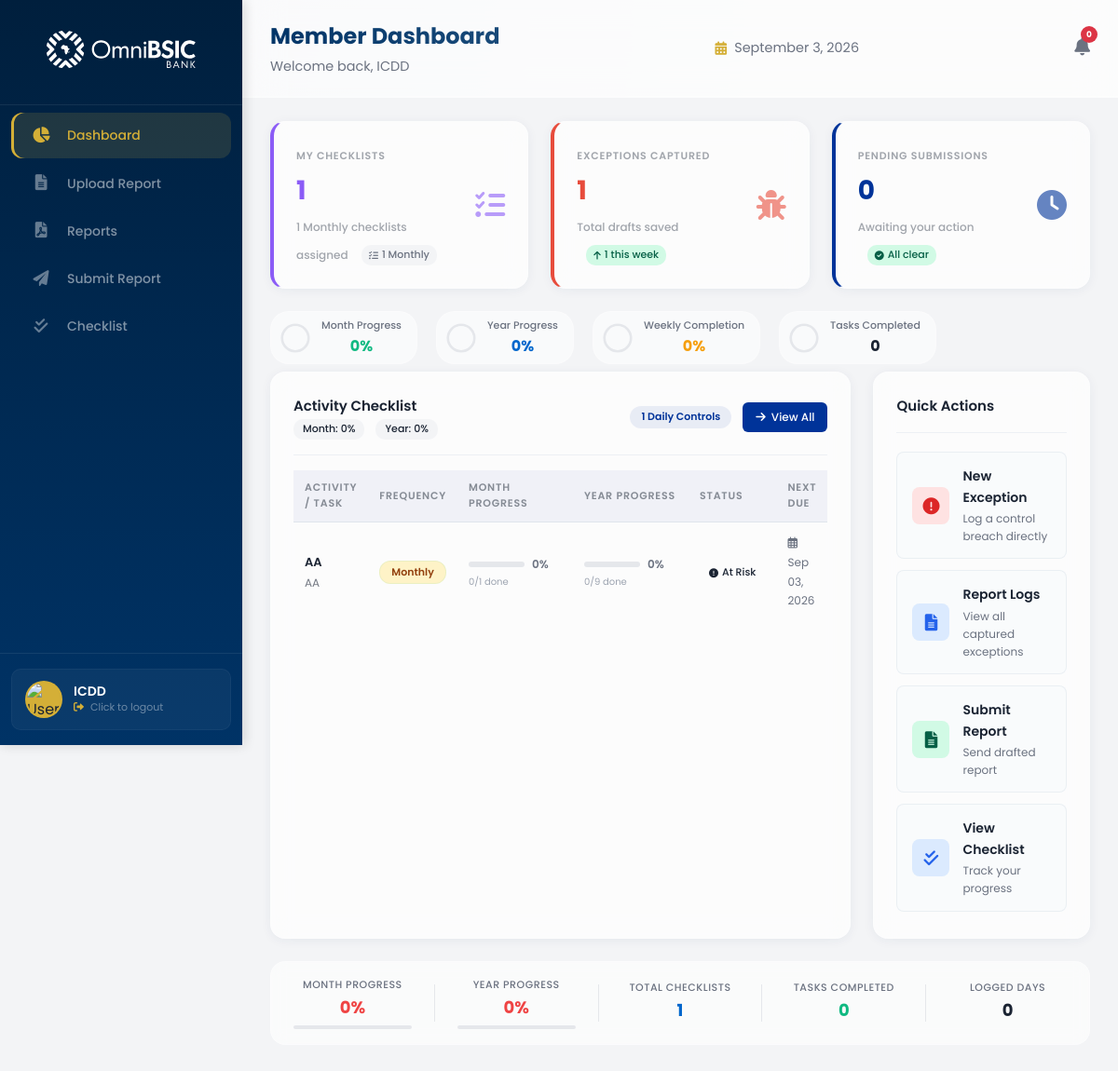
Page /adminboard/member/ (signed in) on the earlier database version.
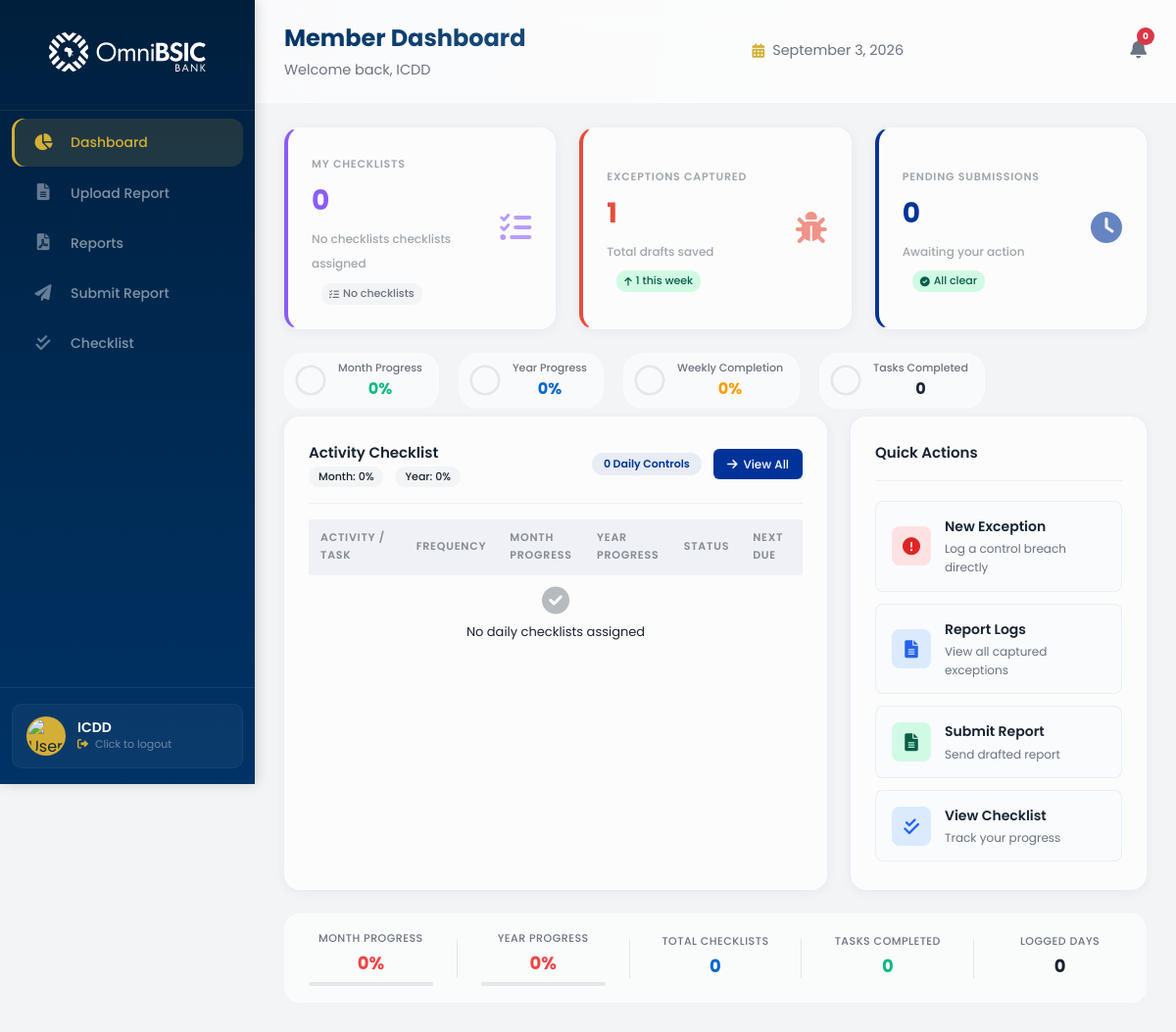
Same page on the later database version.
### control_dashboard/models.py (models this page shows, shortened)
class Checklist(models.Model):
    FREQUENCY_CHOICES = [
        ('daily', 'Daily'),
        ('weekly', 'Weekly'),
        ('monthly', 'Monthly'),
        ('quarterly', 'Quarterly'),
        ('bi-annual', 'Bi-Annual'),
        ('annual', 'Annual'),
        ('one-off', 'One-off'),
    ]
    ASSIGNMENT_CHOICES = [
        ('all', 'All Users'),
        ('cc', 'Cluster Control'),
        ('hc', 'Head Office Control'),
        ('specific', 'Specific Users'),
    ]
    name = models.CharField(max_length=200)
    description = models.TextField(blank=True)
    frequency = models.CharField(max_length=50, choices=FREQUENCY_CHOICES, default='weekly')
    assignment_target = models.CharField(max_length=50, choices=ASSIGNMENT_CHOICES, default='all')
    assigned_users = models.ManyToManyField('UserProfile', blank=True, related_name='assigned_checklists')
    is_active = models.BooleanField(default=True)
    created_by = models.ForeignKey('UserProfile', on_delete=models.SET_NULL, null=True, related_name='created_checklists')
    created_at = models.DateTimeField(auto_now_add=True)
    updated_at = models.DateTimeField(auto_now=True)
    def get_frequency_display(self):
        return dict(self.FREQUENCY_CHOICES).get(self.frequency, self.frequency)
    def get_expected_occurrences(self, start_date=None, end_date=None):
        from datetime import timedelta
        if not start_date:
            start_date = timezone.now().date().replace(month=1, day=1)
        if not end_date:
            end_date = timezone.now().date()
        if end_date < start_date:
            start_date, end_date = end_date, start_date
        if self.frequency == 'one-off':
            return 1
        if self.frequency == 'monthly':
            months = (end_date.year - start_date.year) * 12 + (end_date.month - start_date.month) + 1
            return months
    def get_monthly_expected(self, user_profile, month=None, year=None):
        today = timezone.now().date()
        if month is None:
            month = today.month
        if year is None:
            year = today.year
        start_date = date(year, month, 1)
        if month == 12:
            end_date = date(year + 1, 1, 1) - timedelta(days=1)
        else:
            end_date = date(year, month + 1, 1) - timedelta(days=1)
        return self.get_expected_occurrences(start_date, end_date)
    def get_monthly_actual(self, user_profile, month=None, year=None):
        today = timezone.now().date()
        if month is None:
            month = today.month
        if year is None:
            year = today.year
        start_date = date(year, month, 1)
        if month == 12:
            end_date = date(year + 1, 1, 1) - timedelta(days=1)
        else:
            end_date = date(year, month + 1, 1) - timedelta(days=1)
        return ChecklistLog.objects.filter(
            checklist=self,
            user=user_profile,
            log_date__gte=start_date,
            log_date__lte=end_date
        ).count()
    def get_year_to_date_expected(self, user_profile):
        today = timezone.now().date()
        start_date = date(today.year, 1, 1)
        return self.get_expected_occurrences(start_date, today)
    def get_year_to_date_actual(self, user_profile):
        today = timezone.now().date()
        start_date = date(today.year, 1, 1)
        return ChecklistLog.objects.filter(
            checklist=self,
            user=user_profile,
            log_date__gte=start_date,
            log_date__lte=today
        ).count()
    def get_next_due_date(self, user_profile):
        from datetime import timedelta
        if self.frequency == 'one-off':
            return None
        last_log = ChecklistLog.objects.filter(
            checklist=self,
            user=user_profile
        ).order_by('-log_date').first()
        if not last_log:
            today = timezone.now().date()
            next_date = today
            if self.frequency == 'daily':
                while next_date.weekday() >= 5:  # Skip weekends
                    next_date += timedelta(days=1)
            return next_date
    class Meta:
        db_table = 'checklists'
        ordering = ['name']

class ChecklistTask(models.Model):
    checklist = models.ForeignKey(Checklist, on_delete=models.CASCADE, related_name='tasks')
    description = models.CharField(max_length=500)
    order = models.IntegerField(default=0)
    is_completed = models.BooleanField(default=False)
    created_at = models.DateTimeField(auto_now_add=True)
    updated_at = models.DateTimeField(auto_now=True)
    class Meta:
        db_table = 'checklist_tasks'
        ordering = ['order']

### control_dashboard/views.py (the view)
# urls.py: path('member/', views.member_dashboard, name='member_dashboard'),
@login_required
def member_dashboard(request):
    try:
        user_profile = UserProfile.objects.get(email=request.user.email)
    except UserProfile.DoesNotExist:
        user_profile = UserProfile.objects.create(
            email=request.user.email,
            full_name=request.user.get_full_name() or request.user.username,
            role='member',
            position='member',
            status='active'
        )
    from datetime import date, timedelta
    today = timezone.now().date()
    weekday = today.weekday()
    if weekday >= 4:
        days_since_friday = weekday - 4
        week_start = today - timedelta(days=days_since_friday)
    else:
        days_since_friday = weekday + 3
        week_start = today - timedelta(days=days_since_friday)
    week_end = week_start + timedelta(days=6)
    from .models import Checklist, ChecklistLog
    user_checklists = Checklist.objects.filter(
        is_active=True
    ).filter(
        Q(assigned_users=user_profile) |
        Q(assignment_target='all') |
        Q(assignment_target=user_profile.position)
    ).distinct()
    display_checklists = user_checklists.order_by('frequency')[:10]
    month_start = today.replace(day=1)
    year_start = today.replace(month=1, day=1)
    all_logs = ChecklistLog.objects.filter(user=user_profile)
    month_expected = 0
    month_actual = 0
    year_expected = 0
    year_actual = 0
    total_checklists_completed = 0
    display_checklists_with_progress = []
    frequency_counts = {}
    for checklist in user_checklists:
        freq = checklist.frequency
        frequency_counts[freq] = frequency_counts.get(freq, 0) + 1
        checklist_month_expected = checklist.get_monthly_expected(user_profile)
        checklist_month_actual = checklist.get_monthly_actual(user_profile)
        checklist_year_expected = checklist.get_year_to_date_expected(user_profile)
        checklist_year_actual = checklist.get_year_to_date_actual(user_profile)
        month_expected += checklist_month_expected
        month_actual += checklist_month_actual
        year_expected += checklist_year_expected
        year_actual += checklist_year_actual
        next_due = checklist.get_next_due_date(user_profile)
        month_progress = int((checklist_month_actual / checklist_month_expected * 100)) if checklist_month_expected > 0 else 0
        year_progress = int((checklist_year_actual / checklist_year_expected * 100)) if checklist_year_expected > 0 else 0
        if month_progress >= 100:
            status = 'completed'
            total_checklists_completed += 1
        elif month_progress >= 70:
            status = 'on_track'
        elif month_progress >= 40:
            status = 'in_progress'
        else:
            status = 'at_risk'
        checklist.month_progress = month_progress
        checklist.year_progress = year_progress
        checklist.month_expected = checklist_month_expected
        checklist.month_actual = checklist_month_actual
        checklist.year_expected = checklist_year_expected
        checklist.year_actual = checklist_year_actual
        checklist.status = status
        checklist.next_due_date = next_due.strftime('%b %d, %Y') if next_due else None
        if checklist in display_checklists:
            display_checklists_with_progress.append(checklist)
    freq_labels = {
        'daily': 'Daily',
        'weekly': 'Weekly',
        'monthly': 'Monthly',
        'quarterly': 'Quarterly',
        'bi-annual': 'Bi-Annual',
        'one-off': 'One-Off'
    }
    freq_parts = []
    for freq, count in frequency_counts.items():
        if count > 0:
            freq_parts.append(f"{count} {freq_labels.get(freq, freq)}")
    frequency_summary = ', '.join(freq_parts) if freq_parts else 'No checklists'
    overall_month_progress = int((month_actual / month_expected * 100)) if month_expected > 0 else 0
    overall_year_progress = int((year_actual / year_expected * 100)) if year_expected > 0 else 0
    month_total = month_expected
    year_total = year_expected
    weekly_logs = all_logs.filter(log_date__gte=week_start, log_date__lte=today)
    weekly_checklists = user_checklists.count()
    weekdays_count = 0
    current = week_start
    while current <= today:
        if current.weekday() < 5:
            weekdays_count += 1
        current += timedelta(days=1)
    weekly_expected = weekly_checklists * weekdays_count if weekly_checklists > 0 else 0
    weekly_completion_rate = int((weekly_logs.count() / weekly_expected * 100)) if weekly_expected > 0 else 0
    assigned_this_week = user_checklists.filter(
        created_at__date__gte=week_start,
        created_at__date__lte=week_end
    ).count()
    exceptions_this_week = Report.objects.filter(
        created_by=user_profile,
        created_at__date__gte=week_start,
        created_at__date__lte=week_end
    ).count()
    pending_submissions = Report.objects.filter(
        Q(assigned_to=user_profile) |
        Q(created_by=user_profile) |
        Q(is_assigned_to_all=True)
    ).filter(
        Q(status='submitted') | Q(status='draft')
    ).distinct().count()
    total_logged_days = all_logs.values('log_date').distinct().count()
    display_checklists_with_progress.sort(key=lambda x: x.month_progress)
    context = {
        'user_profile': user_profile,
        'today': today,
        'week_start': week_start,
        'week_end': week_end,
        'assigned_this_week': assigned_this_week,
        'exceptions_this_week': exceptions_this_week,
        'pending_submissions': pending_submissions,
        'daily_checklists': display_checklists_with_progress[:5],  # Show top 5
        'all_checklists_count': user_checklists.count(),
        'total_checklists_completed': total_checklists_completed,
        'overall_month_progress': overall_month_progress,
        'overall_year_progress': overall_year_progress,
        'month_completed': month_actual,
        'month_total': month_total,
        'year_completed': year_actual,
        'year_total': year_total,
        'total_logged_days': total_logged_days,
        'weekly_completion_rate': weekly_completion_rate,
        'frequency_summary': frequency_summary,
    }
    return render(request, 'control_dashboard/memberboard.html', context)

### control_dashboard/templates/control_dashboard/memberboard.html (shortened to what the changed rows need)
{% extends 'control_dashboard/base.html' %}
{% load static %}
{% block extra_css %}
<link rel="stylesheet" href="{% static 'stylesheets/member.css' %}" type="text/css">
{% endblock %}
{% block content %}
<div class="analytics-metrics-grid">
    <div class="metric-card border-left-purple">
        <div class="metric-card-content">
            <span class="card-metric-label">My Checklists</span>
            <h3 class="card-metric-value text-purple">{{ all_checklists_count|default:0 }}</h3>
            <span class="card-metric-subtext">{{ frequency_summary|default:"No" }} checklists assigned</span>
            <div class="metric-trend">
                <span class="trend-indicator trend-neutral">
                    <i class="fas fa-tasks"></i>
                    {% if frequency_summary %}
                        {{ frequency_summary }}
                    {% else %}
                        No checklists
                    {% endif %}
                </span>
            </div>
        </div>
    </div>
</div>
<div class="dashboard-split-layout">
    <div class="dashboard-panel-card">
        <div class="panel-card-header">
            <div style="display: flex; align-items: center; gap: 12px;">
                <span class="badge-count">{{ daily_checklists|length }} Daily Controls</span>
                <a href="{% url 'control_dashboard:member_checklist' %}" class="btn-view">
                    <i class="fas fa-arrow-right"></i> View All
                </a>
            </div>
        </div>
        <table class="users-table">
            <thead>
                <tr>
                    <th style="width: 25%;">Activity / Task</th>
                    <th style="width: 12%;">Frequency</th>
                    <th style="width: 18%;">Month Progress</th>
                    <th style="width: 18%;">Year Progress</th>
                    <th style="width: 12%;">Status</th>
                    <th style="width: 15%;">Next Due</th>
                </tr>
            </thead>
            <tbody>
                {% for checklist in daily_checklists %}
                <tr>
                    <td>
                        <span class="font-bold block-element">{{ checklist.name }}</span>
                        <span class="sub-table-desc">
                            {% for task in checklist.tasks.all|slice:":2" %}
                                {{ task.description }}{% if not forloop.last %}; {% endif %}
                            {% endfor %}
                        </span>
                    </td>
                    <td><span class="frequency-tag {{ checklist.frequency }}">{{ checklist.get_frequency_display }}</span></td>
                    <td>
                        <div class="progress-cell">
                            <div class="progress-bar-small">
                            </div>
                            <span class="progress-text">{{ checklist.month_progress|default:0 }}%</span>
                        </div>
                        <div style="font-size: 10px; color: #9ca3af; margin-top: 2px;">
                            {{ checklist.month_actual|default:0 }}/{{ checklist.month_expected|default:0 }} done
                        </div>
                    </td>
                    <td>
                        <div class="progress-cell">
                            <div class="progress-bar-small">
                            </div>
                            <span class="progress-text">{{ checklist.year_progress|default:0 }}%</span>
                        </div>
                        <div style="font-size: 10px; color: #9ca3af; margin-top: 2px;">
                            {{ checklist.year_actual|default:0 }}/{{ checklist.year_expected|default:0 }} done
                        </div>
                    </td>
                    <td>
                        {% with status=checklist.status|default:"in_progress" %}
                            <span class="status-badge {{ status }}">
                                <i class="fas fa-{% if status == 'completed' %}check-circle{% elif status == 'on_track' %}chart-line{% elif status == 'in_progress' %}clock{% else %}exclamation-circle{% endif %}"></i>
                                {% if status == 'completed' %}Completed{% elif status == 'on_track' %}On Track{% elif status == 'in_progress' %}In Progress{% else %}At Risk{% endif %}
                            </span>
                        {% endwith %}
                    </td>
                    <td>
                        {% if checklist.frequency != 'one_off' %}
                            <span style="font-size: 12px; color: #6b7280;">
                                <i class="far fa-calendar-alt"></i>
                                {{ checklist.next_due_date|default:"-" }}
                            </span>
                        {% else %}
                            <span style="font-size: 12px; color: #9ca3af;">As needed</span>
                        {% endif %}
                    </td>
                </tr>
                {% empty %}
                <tr>
                    <td colspan="6" class="text-center">
                        <i class="fas fa-check-circle"></i>
                        No daily checklists assigned
                    </td>
                </tr>
                {% endfor %}
            </tbody>
        </table>
    </div>
</div>
<div class="dashboard-summary-footer">
    <div class="summary-item">
        <span class="summary-label">Total Checklists</span>
        <span class="summary-value blue">{{ all_checklists_count|default:0 }}</span>
    </div>
</div>
{% endblock %}

Differences in the rows shown:
removed Checklist: name "AA", frequency "Monthly", month_progress "0", month_actual "0", month_expected "1", year_progress "0", year_actual "0", year_expected "9", next_due_date "Sep 03, 2026"
removed ChecklistTask: description "AA"
Other differences:
{{ all_checklists_count|default:0 }}: "1" → "0"
{{ frequency_summary|default:"No" }}: "1 Monthly" → "No checklists"
{{ frequency_summary }}: "1 Monthly" → "No checklists"
{{ daily_checklists|length }}: "1" → "0"
text now shown: "No daily checklists assigned"
